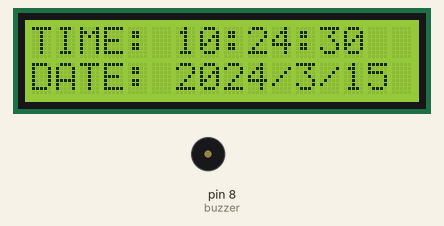
Simulated run of this sketch. Board: Arduino Uno, built with avr-gcc and run on an emulated ATmega328P. Parts: 16×2 character LCD, buzzer (waves = sounding). The local clock reads 2024-03-15 10:24:30 at power-on unless the sketch sets it.

Above: at 0.1 s.
At 10.2 s:
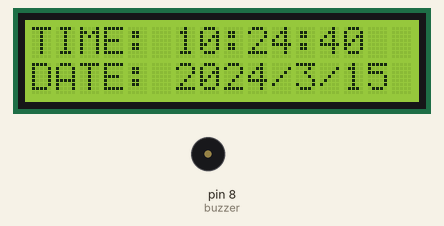
At 20.2 s:
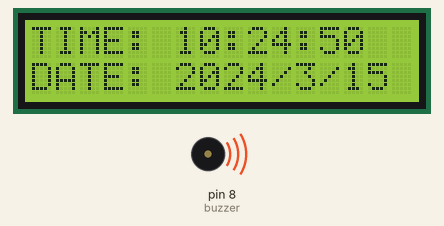
At 38.4 s:
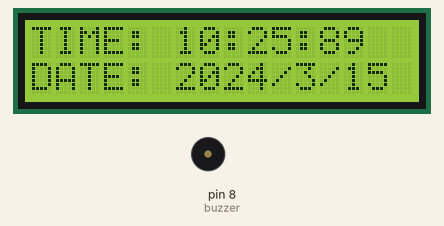
Timing chart, 0 to 39.9 s (numbered marks = the images above):
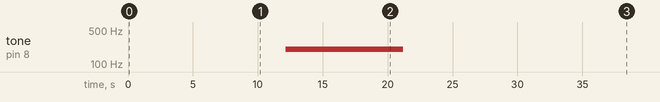

The sketch:

Project2.ino
```cpp
#include <Wire.h>
#include "RTClib.h"
#include <LiquidCrystal.h>
int buzzer=8;

RTC_DS1307 RTC;
LiquidCrystal lcd(12, 11, 5, 4, 3, 2);

void setup () {
  Serial.begin(9600);
  pinMode(buzzer, OUTPUT);
  lcd.begin(16, 2);
  Wire.begin();
  RTC.begin();

  if (! RTC.isrunning()) {
    Serial.println("RTC is NOT running!");
    RTC.adjust(DateTime(F(__DATE__), F(__TIME__)));
  }
}

void loop () {
    DateTime now = RTC.now();

      lcd.setCursor(0,0);
    lcd.print("TIME: ");
    lcd.print(now.hour(), DEC);
    lcd.print(":");
    lcd.print(now.minute(), DEC);
    lcd.print(":");
    lcd.print(now.second(), DEC);

    lcd.setCursor(0,1);
    lcd.print("DATE: ");
    lcd.print(now.year(), DEC);
    lcd.print("/");
    lcd.print(now.month(), DEC);
    lcd.print("/");
    lcd.print(now.day(), DEC);

    delay(1000);
    if(now.second()>40&now.second()<50){
      tone(buzzer,200);
      }
    else{
      noTone(buzzer);
      }
}
```

Measured:
- by itself, tone on pin 8 (buzzer): silent → 200 Hz at 12.1 s, → silent 9.1 s later
- what the display in image 1 shows lasts 1.0 s, from 10.1 s to 11.1 s
